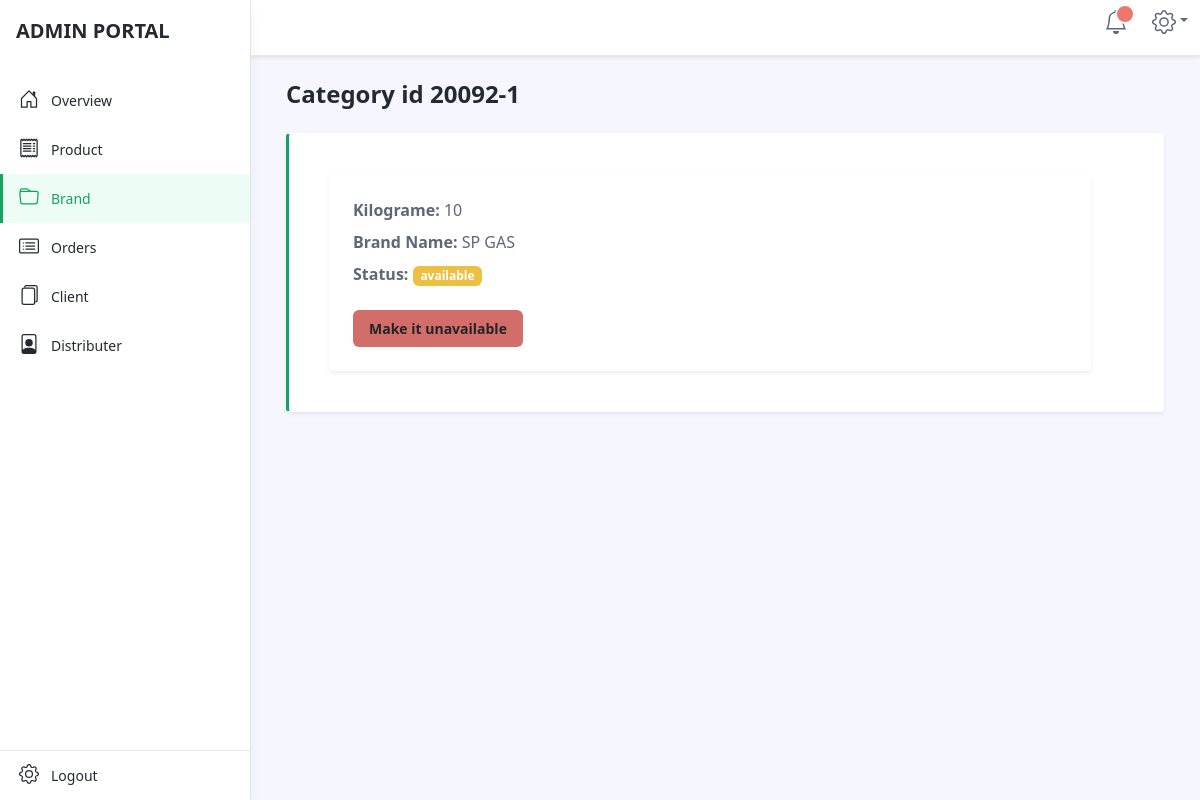
The page /adminstrator/view-category?category=1 (signed in) on the database its author committed.
### tables this page shows
CREATE TABLE `category` (
  `cat_id` int(11) NOT NULL,
  `br_id` int(11) NOT NULL,
  `kilogram` longtext NOT NULL,
  `status` longtext NOT NULL
);

CREATE TABLE `brand` (
  `br_id` int(11) NOT NULL,
  `brand_name` longtext NOT NULL,
  `status` longtext NOT NULL
);

### adminstrator/view-category.php (the view, shortened to what this page needs)
	<?php
$cat_id = $_GET['category'];
include 'header.php';
 ?>
        <div id="app-sidepanel" class="app-sidepanel">
	        <div class="sidepanel-inner d-flex flex-column">
		        <div class="app-branding">
		            <a class="app-logo" href="./"><span class="logo-text">ADMIN PORTAL</span></a>
		        </div>
			    <nav id="app-nav-main" class="app-nav app-nav-main flex-grow-1">
				    <ul class="app-menu list-unstyled accordion" id="menu-accordion">
					   <li class="nav-item">
					        <a class="nav-link " href="./">
						        <span class="nav-icon">
						         </span>
		                         <span class="nav-link-text">Overview</span>
					        </a>
					    </li>
					    <li class="nav-item">
					        <a class="nav-link" href="product">
						        <span class="nav-icon">
       </span>
		                         <span class="nav-link-text">Product</span>
					        </a>
					    </li>
					     <li class="nav-item">
					        <a class="nav-link active" href="brand">
						        <span class="nav-icon">
       </span>
		                         <span class="nav-link-text">Brand</span>
					        </a>
					    </li>
					    <li class="nav-item">
					        <a class="nav-link" href="orders">
						        <span class="nav-icon">
						         </span>
		                         <span class="nav-link-text">Orders</span>
					        </a>
					    </li>
					    <li class="nav-item">
					        <a class="nav-link" href="client">
						        <span class="nav-icon">
		         </span>
		                         <span class="nav-link-text">Client</span>
					        </a>
					    </li>
					    <li class="nav-item">
					        <a class="nav-link" href="distributer">
						        <span class="nav-icon">
						         </span>
		                         <span class="nav-link-text">Distributer</span>
					        </a>
					    </li>
				    </ul>
			    </nav>
			    <div class="app-sidepanel-footer">
				    <nav class="app-nav app-nav-footer">
					    <ul class="app-menu footer-menu list-unstyled">
						    <li class="nav-item">
						        <a class="nav-link" href="?logout">
							        <span class="nav-icon">
							        </span>
			                        <span class="nav-link-text">Logout</span>
						        </a>
						    </li>
					    </ul>
				    </nav>
			    </div>
	        </div>
	    </div>
    </header>
     <div class="app-wrapper">
     	<?php
     	$selecy_cate = "SELECT * FROM category WHERE cat_id='$cat_id'";
      $pselecy_cate = $connect -> prepare($selecy_cate);
       $pselecy_cate -> execute();
       $fselecy_cate = $pselecy_cate -> fetch(PDO::FETCH_ASSOC); ?>
      <div class="app-content pt-3 p-md-3 p-lg-4">
        <div class="container-xl">
          <div><h1 class="app-page-title">Category id 20092-<?php echo $cat_id; ?></h1></div>
        <?php
        	$select_brand = "SELECT * FROM brand WHERE br_id='".$fselecy_cate['br_id']."'";
        	$pselect_brand = $connect -> prepare($select_brand);
        	$pselect_brand -> execute();
        	$fselect_brand = $pselect_brand -> fetch(PDO::FETCH_ASSOC);
         ?>
          <div class="app-card alert alert-dismissible shadow-sm mb-4 border-left-decoration" role="alert">
            <div class="inner">
              <div class="app-card-body p-3 p-lg-4">
                                <div class="row g-4 settings-section">
                  <div class="col-12 col-md-12">
                    <div class="app-card app-card-settings shadow-sm p-4">
                <div class="app-card-body">
                  <div class="mb-2"><strong>Kilograme:</strong> <?php echo $fselecy_cate['kilogram']; ?></div>
                  <div class="mb-2"><strong>Brand Name: </strong><?php echo $fselect_brand['brand_name']; ?></div>
                <div class="mb-4"><strong>Status:</strong> <?php if ($fselecy_cate['status'] == 'available'){ ?> <span class="badge bg-warning"><?php echo $fselecy_cate['status']; ?></span><?php }else if ($fselecy_cate['status'] == 'unavailable'){?> <span class="badge bg-success"><?php echo $fselecy_cate['status']; ?></span><?php }else{ ?> <span class="badge bg-danger"><?php echo $fselecy_cate['status']; ?></span><?php } ?></div>
                </div>
                   <div class="row justify-content-between">
                   	 <?php if ($fselecy_cate['status'] == 'unavailable'){ ?>
                    <div class="col-auto">
                        <button class="btn bg-primary available" style="color: white;" id="<?php echo $fselecy_cate['cat_id'];  ?>">Make it available</button>
                    </div>
                  </div>
                   <?php }else{
                   	?>
                   	  <div class="col-auto">
                        <button class="btn bg-danger unavailable" id="<?php echo $fselecy_cate['cat_id'];  ?>">Make it unavailable</button>
                        	<?php
                   } ?>
                    </div>
            </div>
                  </div>
                </div>
              </div>
            </div>
          </div>
        </div>
      </div>
    </div>
 <?php  include 'footer.php'; ?>

### rows shown on the page
category: kilogram "10", status "available"
brand: brand_name "SP GAS"

### other values the page prints
$cat_id "1"
